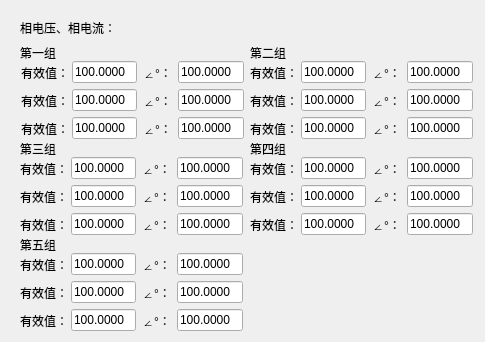
<?xml version="1.0" encoding="UTF-8"?>
<ui version="4.0">
 <class>fenliang1</class>
 <widget class="QWidget" name="fenliang1">
  <property name="geometry">
   <rect>
    <x>0</x>
    <y>0</y>
    <width>485</width>
    <height>342</height>
   </rect>
  </property>
  <property name="windowTitle">
   <string>Form</string>
  </property>
  <layout class="QGridLayout" name="gridLayout">
   <item row="0" column="0">
    <widget class="QWidget" name="widget" native="true">
     <widget class="QLabel" name="label_34">
      <property name="geometry">
       <rect>
        <x>9</x>
        <y>132</y>
        <width>36</width>
        <height>12</height>
       </rect>
      </property>
      <property name="minimumSize">
       <size>
        <width>0</width>
        <height>10</height>
       </size>
      </property>
      <property name="maximumSize">
       <size>
        <width>16777215</width>
        <height>12</height>
       </size>
      </property>
      <property name="text">
       <string>第三组</string>
      </property>
     </widget>
     <widget class="QLabel" name="label_2">
      <property name="geometry">
       <rect>
        <x>9</x>
        <y>9</y>
        <width>96</width>
        <height>16</height>
       </rect>
      </property>
      <property name="maximumSize">
       <size>
        <width>16777215</width>
        <height>25</height>
       </size>
      </property>
      <property name="text">
       <string>相电压、相电流：</string>
      </property>
     </widget>
     <widget class="QWidget" name="widget_2" native="true">
      <property name="geometry">
       <rect>
        <x>239</x>
        <y>50</y>
        <width>223</width>
        <height>80</height>
       </rect>
      </property>
      <widget class="QWidget" name="layoutWidget_5">
       <property name="geometry">
        <rect>
         <x>0</x>
         <y>0</y>
         <width>223</width>
         <height>81</height>
        </rect>
       </property>
       <layout class="QHBoxLayout" name="horizontalLayout_2">
        <item>
         <layout class="QVBoxLayout" name="verticalLayout_5">
          <item>
           <widget class="QLabel" name="label_5">
            <property name="maximumSize">
             <size>
              <width>45</width>
              <height>20</height>
             </size>
            </property>
            <property name="text">
             <string>有效值：</string>
            </property>
           </widget>
          </item>
          <item>
           <widget class="QLabel" name="label_6">
            <property name="maximumSize">
             <size>
              <width>45</width>
              <height>20</height>
             </size>
            </property>
            <property name="text">
             <string>有效值：</string>
            </property>
           </widget>
          </item>
          <item>
           <widget class="QLabel" name="label_7">
            <property name="maximumSize">
             <size>
              <width>45</width>
              <height>20</height>
             </size>
            </property>
            <property name="text">
             <string>有效值：</string>
            </property>
           </widget>
          </item>
         </layout>
        </item>
        <item>
         <layout class="QVBoxLayout" name="verticalLayout_6">
          <item>
           <widget class="QLineEdit" name="lineEdit_7">
            <property name="text">
             <string>100.0000</string>
            </property>
            <property name="maxLength">
             <number>9</number>
            </property>
           </widget>
          </item>
          <item>
           <widget class="QLineEdit" name="lineEdit_8">
            <property name="text">
             <string>100.0000</string>
            </property>
            <property name="maxLength">
             <number>9</number>
            </property>
           </widget>
          </item>
          <item>
           <widget class="QLineEdit" name="lineEdit_9">
            <property name="text">
             <string>100.0000</string>
            </property>
            <property name="maxLength">
             <number>9</number>
            </property>
           </widget>
          </item>
         </layout>
        </item>
        <item>
         <layout class="QVBoxLayout" name="verticalLayout_7">
          <item>
           <widget class="QLabel" name="label_20">
            <property name="maximumSize">
             <size>
              <width>30</width>
              <height>20</height>
             </size>
            </property>
            <property name="text">
             <string>∠°：</string>
            </property>
           </widget>
          </item>
          <item>
           <widget class="QLabel" name="label_21">
            <property name="maximumSize">
             <size>
              <width>30</width>
              <height>20</height>
             </size>
            </property>
            <property name="text">
             <string>∠°：</string>
            </property>
           </widget>
          </item>
          <item>
           <widget class="QLabel" name="label_22">
            <property name="maximumSize">
             <size>
              <width>30</width>
              <height>20</height>
             </size>
            </property>
            <property name="text">
             <string>∠°：</string>
            </property>
           </widget>
          </item>
         </layout>
        </item>
        <item>
         <layout class="QVBoxLayout" name="verticalLayout_8">
          <item>
           <widget class="QLineEdit" name="lineEdit_10">
            <property name="text">
             <string>100.0000</string>
            </property>
            <property name="maxLength">
             <number>9</number>
            </property>
           </widget>
          </item>
          <item>
           <widget class="QLineEdit" name="lineEdit_11">
            <property name="text">
             <string>100.0000</string>
            </property>
            <property name="maxLength">
             <number>9</number>
            </property>
           </widget>
          </item>
          <item>
           <widget class="QLineEdit" name="lineEdit_12">
            <property name="text">
             <string>100.0000</string>
            </property>
            <property name="maxLength">
             <number>9</number>
            </property>
           </widget>
          </item>
         </layout>
        </item>
       </layout>
      </widget>
     </widget>
     <widget class="QLabel" name="label_35">
      <property name="geometry">
       <rect>
        <x>239</x>
        <y>132</y>
        <width>36</width>
        <height>12</height>
       </rect>
      </property>
      <property name="minimumSize">
       <size>
        <width>0</width>
        <height>10</height>
       </size>
      </property>
      <property name="maximumSize">
       <size>
        <width>16777215</width>
        <height>12</height>
       </size>
      </property>
      <property name="text">
       <string>第四组</string>
      </property>
     </widget>
     <widget class="QLabel" name="label_33">
      <property name="geometry">
       <rect>
        <x>239</x>
        <y>36</y>
        <width>36</width>
        <height>12</height>
       </rect>
      </property>
      <property name="minimumSize">
       <size>
        <width>0</width>
        <height>10</height>
       </size>
      </property>
      <property name="maximumSize">
       <size>
        <width>16777215</width>
        <height>12</height>
       </size>
      </property>
      <property name="text">
       <string>第二组</string>
      </property>
     </widget>
     <widget class="QWidget" name="widget_4" native="true">
      <property name="geometry">
       <rect>
        <x>239</x>
        <y>146</y>
        <width>223</width>
        <height>80</height>
       </rect>
      </property>
      <widget class="QWidget" name="layoutWidget_3">
       <property name="geometry">
        <rect>
         <x>0</x>
         <y>0</y>
         <width>223</width>
         <height>81</height>
        </rect>
       </property>
       <layout class="QHBoxLayout" name="horizontalLayout_4">
        <item>
         <layout class="QVBoxLayout" name="verticalLayout_13">
          <item>
           <widget class="QLabel" name="label_11">
            <property name="maximumSize">
             <size>
              <width>45</width>
              <height>20</height>
             </size>
            </property>
            <property name="text">
             <string>有效值：</string>
            </property>
           </widget>
          </item>
          <item>
           <widget class="QLabel" name="label_12">
            <property name="maximumSize">
             <size>
              <width>45</width>
              <height>20</height>
             </size>
            </property>
            <property name="text">
             <string>有效值：</string>
            </property>
           </widget>
          </item>
          <item>
           <widget class="QLabel" name="label_13">
            <property name="maximumSize">
             <size>
              <width>45</width>
              <height>20</height>
             </size>
            </property>
            <property name="text">
             <string>有效值：</string>
            </property>
           </widget>
          </item>
         </layout>
        </item>
        <item>
         <layout class="QVBoxLayout" name="verticalLayout_14">
          <item>
           <widget class="QLineEdit" name="lineEdit_19">
            <property name="text">
             <string>100.0000</string>
            </property>
            <property name="maxLength">
             <number>9</number>
            </property>
           </widget>
          </item>
          <item>
           <widget class="QLineEdit" name="lineEdit_20">
            <property name="text">
             <string>100.0000</string>
            </property>
            <property name="maxLength">
             <number>9</number>
            </property>
           </widget>
          </item>
          <item>
           <widget class="QLineEdit" name="lineEdit_21">
            <property name="text">
             <string>100.0000</string>
            </property>
            <property name="maxLength">
             <number>9</number>
            </property>
           </widget>
          </item>
         </layout>
        </item>
        <item>
         <layout class="QVBoxLayout" name="verticalLayout_15">
          <item>
           <widget class="QLabel" name="label_26">
            <property name="maximumSize">
             <size>
              <width>30</width>
              <height>20</height>
             </size>
            </property>
            <property name="text">
             <string>∠°：</string>
            </property>
           </widget>
          </item>
          <item>
           <widget class="QLabel" name="label_27">
            <property name="maximumSize">
             <size>
              <width>30</width>
              <height>20</height>
             </size>
            </property>
            <property name="text">
             <string>∠°：</string>
            </property>
           </widget>
          </item>
          <item>
           <widget class="QLabel" name="label_28">
            <property name="maximumSize">
             <size>
              <width>30</width>
              <height>20</height>
             </size>
            </property>
            <property name="text">
             <string>∠°：</string>
            </property>
           </widget>
          </item>
         </layout>
        </item>
        <item>
         <layout class="QVBoxLayout" name="verticalLayout_16">
          <item>
           <widget class="QLineEdit" name="lineEdit_22">
            <property name="text">
             <string>100.0000</string>
            </property>
            <property name="maxLength">
             <number>9</number>
            </property>
           </widget>
          </item>
          <item>
           <widget class="QLineEdit" name="lineEdit_23">
            <property name="text">
             <string>100.0000</string>
            </property>
            <property name="maxLength">
             <number>9</number>
            </property>
           </widget>
          </item>
          <item>
           <widget class="QLineEdit" name="lineEdit_24">
            <property name="text">
             <string>100.0000</string>
            </property>
            <property name="maxLength">
             <number>9</number>
            </property>
           </widget>
          </item>
         </layout>
        </item>
       </layout>
      </widget>
     </widget>
     <widget class="QLabel" name="label_36">
      <property name="geometry">
       <rect>
        <x>9</x>
        <y>228</y>
        <width>36</width>
        <height>12</height>
       </rect>
      </property>
      <property name="minimumSize">
       <size>
        <width>0</width>
        <height>10</height>
       </size>
      </property>
      <property name="maximumSize">
       <size>
        <width>16777215</width>
        <height>12</height>
       </size>
      </property>
      <property name="text">
       <string>第五组</string>
      </property>
     </widget>
     <widget class="QWidget" name="widget_1" native="true">
      <property name="geometry">
       <rect>
        <x>9</x>
        <y>50</y>
        <width>224</width>
        <height>80</height>
       </rect>
      </property>
      <property name="maximumSize">
       <size>
        <width>16777215</width>
        <height>150</height>
       </size>
      </property>
      <property name="styleSheet">
       <string notr="true"/>
      </property>
      <widget class="QWidget" name="layoutWidget">
       <property name="geometry">
        <rect>
         <x>1</x>
         <y>0</y>
         <width>223</width>
         <height>81</height>
        </rect>
       </property>
       <layout class="QHBoxLayout" name="horizontalLayout">
        <item>
         <layout class="QVBoxLayout" name="verticalLayout_4">
          <item>
           <widget class="QLabel" name="label">
            <property name="maximumSize">
             <size>
              <width>45</width>
              <height>20</height>
             </size>
            </property>
            <property name="text">
             <string>有效值：</string>
            </property>
           </widget>
          </item>
          <item>
           <widget class="QLabel" name="label_3">
            <property name="maximumSize">
             <size>
              <width>45</width>
              <height>20</height>
             </size>
            </property>
            <property name="text">
             <string>有效值：</string>
            </property>
           </widget>
          </item>
          <item>
           <widget class="QLabel" name="label_4">
            <property name="maximumSize">
             <size>
              <width>45</width>
              <height>20</height>
             </size>
            </property>
            <property name="text">
             <string>有效值：</string>
            </property>
           </widget>
          </item>
         </layout>
        </item>
        <item>
         <layout class="QVBoxLayout" name="verticalLayout_2">
          <item>
           <widget class="QLineEdit" name="lineEdit_1">
            <property name="text">
             <string>100.0000</string>
            </property>
            <property name="maxLength">
             <number>9</number>
            </property>
           </widget>
          </item>
          <item>
           <widget class="QLineEdit" name="lineEdit_2">
            <property name="text">
             <string>100.0000</string>
            </property>
            <property name="maxLength">
             <number>9</number>
            </property>
           </widget>
          </item>
          <item>
           <widget class="QLineEdit" name="lineEdit_3">
            <property name="text">
             <string>100.0000</string>
            </property>
            <property name="maxLength">
             <number>9</number>
            </property>
           </widget>
          </item>
         </layout>
        </item>
        <item>
         <layout class="QVBoxLayout" name="verticalLayout_3">
          <item>
           <widget class="QLabel" name="label_17">
            <property name="maximumSize">
             <size>
              <width>30</width>
              <height>20</height>
             </size>
            </property>
            <property name="text">
             <string>∠°：</string>
            </property>
           </widget>
          </item>
          <item>
           <widget class="QLabel" name="label_18">
            <property name="maximumSize">
             <size>
              <width>30</width>
              <height>20</height>
             </size>
            </property>
            <property name="text">
             <string>∠°：</string>
            </property>
           </widget>
          </item>
          <item>
           <widget class="QLabel" name="label_19">
            <property name="maximumSize">
             <size>
              <width>30</width>
              <height>20</height>
             </size>
            </property>
            <property name="text">
             <string>∠°：</string>
            </property>
           </widget>
          </item>
         </layout>
        </item>
        <item>
         <layout class="QVBoxLayout" name="verticalLayout">
          <item>
           <widget class="QLineEdit" name="lineEdit_4">
            <property name="text">
             <string>100.0000</string>
            </property>
            <property name="maxLength">
             <number>9</number>
            </property>
           </widget>
          </item>
          <item>
           <widget class="QLineEdit" name="lineEdit_5">
            <property name="text">
             <string>100.0000</string>
            </property>
            <property name="maxLength">
             <number>9</number>
            </property>
           </widget>
          </item>
          <item>
           <widget class="QLineEdit" name="lineEdit_6">
            <property name="text">
             <string>100.0000</string>
            </property>
            <property name="maxLength">
             <number>9</number>
            </property>
           </widget>
          </item>
         </layout>
        </item>
       </layout>
      </widget>
     </widget>
     <widget class="QWidget" name="widget_5" native="true">
      <property name="geometry">
       <rect>
        <x>9</x>
        <y>242</y>
        <width>224</width>
        <height>80</height>
       </rect>
      </property>
      <widget class="QWidget" name="layoutWidget_4">
       <property name="geometry">
        <rect>
         <x>0</x>
         <y>0</y>
         <width>223</width>
         <height>81</height>
        </rect>
       </property>
       <layout class="QHBoxLayout" name="horizontalLayout_5">
        <item>
         <layout class="QVBoxLayout" name="verticalLayout_17">
          <item>
           <widget class="QLabel" name="label_14">
            <property name="maximumSize">
             <size>
              <width>45</width>
              <height>20</height>
             </size>
            </property>
            <property name="text">
             <string>有效值：</string>
            </property>
           </widget>
          </item>
          <item>
           <widget class="QLabel" name="label_15">
            <property name="maximumSize">
             <size>
              <width>45</width>
              <height>20</height>
             </size>
            </property>
            <property name="text">
             <string>有效值：</string>
            </property>
           </widget>
          </item>
          <item>
           <widget class="QLabel" name="label_16">
            <property name="maximumSize">
             <size>
              <width>45</width>
              <height>20</height>
             </size>
            </property>
            <property name="text">
             <string>有效值：</string>
            </property>
           </widget>
          </item>
         </layout>
        </item>
        <item>
         <layout class="QVBoxLayout" name="verticalLayout_18">
          <item>
           <widget class="QLineEdit" name="lineEdit_25">
            <property name="text">
             <string>100.0000</string>
            </property>
            <property name="maxLength">
             <number>9</number>
            </property>
           </widget>
          </item>
          <item>
           <widget class="QLineEdit" name="lineEdit_26">
            <property name="text">
             <string>100.0000</string>
            </property>
            <property name="maxLength">
             <number>9</number>
            </property>
           </widget>
          </item>
          <item>
           <widget class="QLineEdit" name="lineEdit_27">
            <property name="text">
             <string>100.0000</string>
            </property>
            <property name="maxLength">
             <number>9</number>
            </property>
           </widget>
          </item>
         </layout>
        </item>
        <item>
         <layout class="QVBoxLayout" name="verticalLayout_19">
          <item>
           <widget class="QLabel" name="label_29">
            <property name="maximumSize">
             <size>
              <width>30</width>
              <height>20</height>
             </size>
            </property>
            <property name="text">
             <string>∠°：</string>
            </property>
           </widget>
          </item>
          <item>
           <widget class="QLabel" name="label_30">
            <property name="maximumSize">
             <size>
              <width>30</width>
              <height>20</height>
             </size>
            </property>
            <property name="text">
             <string>∠°：</string>
            </property>
           </widget>
          </item>
          <item>
           <widget class="QLabel" name="label_31">
            <property name="maximumSize">
             <size>
              <width>30</width>
              <height>20</height>
             </size>
            </property>
            <property name="text">
             <string>∠°：</string>
            </property>
           </widget>
          </item>
         </layout>
        </item>
        <item>
         <layout class="QVBoxLayout" name="verticalLayout_20">
          <item>
           <widget class="QLineEdit" name="lineEdit_28">
            <property name="text">
             <string>100.0000</string>
            </property>
            <property name="maxLength">
             <number>9</number>
            </property>
           </widget>
          </item>
          <item>
           <widget class="QLineEdit" name="lineEdit_29">
            <property name="text">
             <string>100.0000</string>
            </property>
            <property name="maxLength">
             <number>9</number>
            </property>
           </widget>
          </item>
          <item>
           <widget class="QLineEdit" name="lineEdit_30">
            <property name="text">
             <string>100.0000</string>
            </property>
            <property name="maxLength">
             <number>9</number>
            </property>
           </widget>
          </item>
         </layout>
        </item>
       </layout>
      </widget>
     </widget>
     <widget class="QWidget" name="widget_3" native="true">
      <property name="geometry">
       <rect>
        <x>9</x>
        <y>146</y>
        <width>224</width>
        <height>80</height>
       </rect>
      </property>
      <widget class="QWidget" name="layoutWidget_2">
       <property name="geometry">
        <rect>
         <x>0</x>
         <y>0</y>
         <width>223</width>
         <height>81</height>
        </rect>
       </property>
       <layout class="QHBoxLayout" name="horizontalLayout_3">
        <item>
         <layout class="QVBoxLayout" name="verticalLayout_9">
          <item>
           <widget class="QLabel" name="label_8">
            <property name="maximumSize">
             <size>
              <width>45</width>
              <height>20</height>
             </size>
            </property>
            <property name="text">
             <string>有效值：</string>
            </property>
           </widget>
          </item>
          <item>
           <widget class="QLabel" name="label_9">
            <property name="maximumSize">
             <size>
              <width>45</width>
              <height>20</height>
             </size>
            </property>
            <property name="text">
             <string>有效值：</string>
            </property>
           </widget>
          </item>
          <item>
           <widget class="QLabel" name="label_10">
            <property name="maximumSize">
             <size>
              <width>45</width>
              <height>20</height>
             </size>
            </property>
            <property name="text">
             <string>有效值：</string>
            </property>
           </widget>
          </item>
         </layout>
        </item>
        <item>
         <layout class="QVBoxLayout" name="verticalLayout_10">
          <item>
           <widget class="QLineEdit" name="lineEdit_13">
            <property name="text">
             <string>100.0000</string>
            </property>
            <property name="maxLength">
             <number>9</number>
            </property>
           </widget>
          </item>
          <item>
           <widget class="QLineEdit" name="lineEdit_14">
            <property name="text">
             <string>100.0000</string>
            </property>
            <property name="maxLength">
             <number>9</number>
            </property>
           </widget>
          </item>
          <item>
           <widget class="QLineEdit" name="lineEdit_15">
            <property name="text">
             <string>100.0000</string>
            </property>
            <property name="maxLength">
             <number>9</number>
            </property>
           </widget>
          </item>
         </layout>
        </item>
        <item>
         <layout class="QVBoxLayout" name="verticalLayout_11">
          <item>
           <widget class="QLabel" name="label_23">
            <property name="maximumSize">
             <size>
              <width>30</width>
              <height>20</height>
             </size>
            </property>
            <property name="text">
             <string>∠°：</string>
            </property>
           </widget>
          </item>
          <item>
           <widget class="QLabel" name="label_24">
            <property name="maximumSize">
             <size>
              <width>30</width>
              <height>20</height>
             </size>
            </property>
            <property name="text">
             <string>∠°：</string>
            </property>
           </widget>
          </item>
          <item>
           <widget class="QLabel" name="label_25">
            <property name="maximumSize">
             <size>
              <width>30</width>
              <height>20</height>
             </size>
            </property>
            <property name="text">
             <string>∠°：</string>
            </property>
           </widget>
          </item>
         </layout>
        </item>
        <item>
         <layout class="QVBoxLayout" name="verticalLayout_12">
          <item>
           <widget class="QLineEdit" name="lineEdit_16">
            <property name="text">
             <string>100.0000</string>
            </property>
            <property name="maxLength">
             <number>9</number>
            </property>
           </widget>
          </item>
          <item>
           <widget class="QLineEdit" name="lineEdit_17">
            <property name="text">
             <string>100.0000</string>
            </property>
            <property name="maxLength">
             <number>9</number>
            </property>
           </widget>
          </item>
          <item>
           <widget class="QLineEdit" name="lineEdit_18">
            <property name="text">
             <string>100.0000</string>
            </property>
            <property name="maxLength">
             <number>9</number>
            </property>
           </widget>
          </item>
         </layout>
        </item>
       </layout>
      </widget>
     </widget>
     <widget class="QLabel" name="label_32">
      <property name="geometry">
       <rect>
        <x>9</x>
        <y>36</y>
        <width>36</width>
        <height>12</height>
       </rect>
      </property>
      <property name="minimumSize">
       <size>
        <width>0</width>
        <height>10</height>
       </size>
      </property>
      <property name="maximumSize">
       <size>
        <width>16777215</width>
        <height>12</height>
       </size>
      </property>
      <property name="styleSheet">
       <string notr="true">QLabel {
    transform: rotate(90deg);
}
</string>
      </property>
      <property name="text">
       <string>第一组</string>
      </property>
     </widget>
    </widget>
   </item>
  </layout>
 </widget>
 <resources/>
 <connections/>
</ui>
